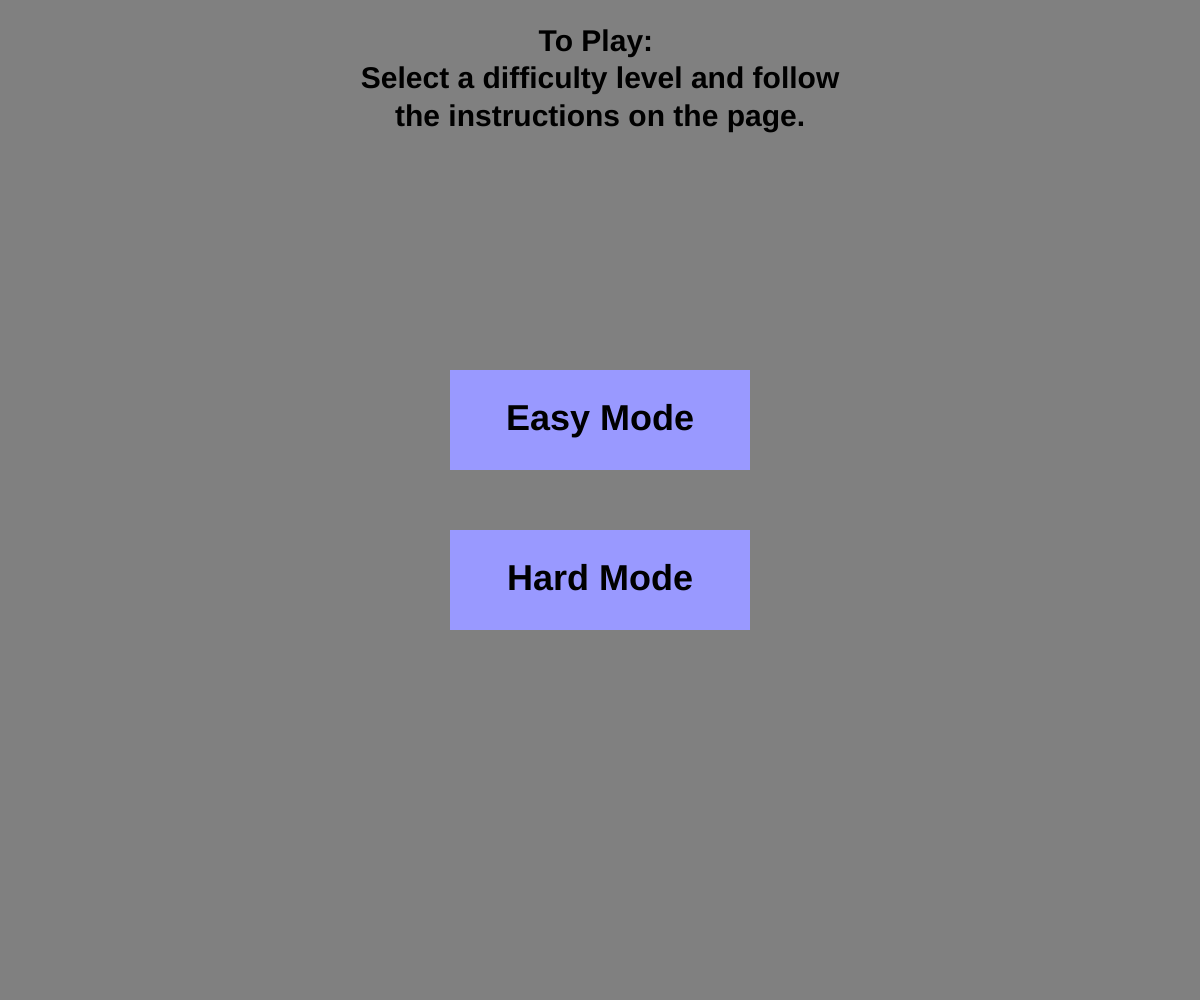
Frame 1 (no input)
Frame 60 (no input): identical to frame 1, image omitted
Frame 120 (the mouse pressed at the canvas centre since frame 60): identical to frame 1, image omitted

The p5.js sketch that drew this single still picture (run headless with seeded random() and noise() and a simulated clock; from frame 60 on, the mouse is pressed at the canvas centre):

// p5.js sketch
// ── sketch.js
// State Variables Assignment
// Catherine Liu
// March 16, 2018

let state;
let red = [255, 0, 0, ];
let green = [0, 179, 0, ];
let blue = [26, 26, 255, ];
let yellow = [255, 255, 0, ];

let arrayCounter = -1;
let orderCounter = 0;

let blockColours = [red, green, blue, yellow, ];

let squareOrder = [];

let userArray = [];

let runOrder = false;

let userTry = false;

let checkAnswer = false;

let isShuffled = false;

let match = true;


function setup() {
  createCanvas(windowWidth, windowHeight);
  state = 1;

}

function draw() {
  if (state === 1) {
    background(128, 128, 128);
    startScreen();

    runOrder = false;
    userTry = false;
    checkAnswer = false;
    match = true;
    isShuffled = false;

    userArray = [];
    squareOrder = [];

  }

  else if (state === 2) {

    playMode();
    returnToStart();
    if (runOrder === true) {
      if (isShuffled === false) {
        squareOrder = [1, 2, 3, 4, ];
        squareOrder = shuffle(squareOrder);
        isShuffled = true;
      }
      squareOrderFnc(squareOrder);
    }
  }

  else if (state === 3) {
    playMode();
    returnToStart();

    if (runOrder === true) {
      if (isShuffled === false) {
        let firstHalf = shuffle([1, 2, 3, 4, ]);
        let secondHalf = shuffle([1, 2, 3, 4, ]);
        while (firstHalf[3] === secondHalf[0]) {
          firstHalf = shuffle([1, 2, 3, 4, ]);
        }
        squareOrder = concat(firstHalf, secondHalf);
        isShuffled = true;
      }
      squareOrderFnc(squareOrder);
    }
  }

  if (userTry === true) {
    userSelection(userArray);

  }
  if (checkAnswer === true) {
    isUserCorrect(squareOrder, userArray);
  }

}



function startScreen() {
  //Easy mode button
  easyButton();
  hardButton();
  gameInstructions();

}

function easyButton() {
  let buttonWidth = 300;
  let buttonHeight = 100;
  let leftSide = width / 2 - buttonWidth / 2;
  let topSide = height / 2 - buttonHeight / 2 - 80;
  let rightSide = leftSide + buttonWidth;
  let bottomSide = topSide + buttonHeight;

  fill(153, 153, 255);
  if (mouseX >= leftSide && mouseX <= rightSide && mouseY >= topSide && mouseY <= bottomSide) {
    fill(179, 102, 255);
    if (mouseIsPressed) {
      state = 2;
    }
  }

  noStroke();
  rect(leftSide, topSide, buttonWidth, buttonHeight);

  textStyle(BOLD);
  textSize(36);
  textAlign(CENTER, CENTER);
  fill(0);
  text("Easy Mode", leftSide + 0.5 * buttonWidth, topSide + 0.5 * buttonHeight);
}


function hardButton() {
  let buttonWidth = 300;
  let buttonHeight = 100;
  let leftSide = width / 2 - buttonWidth / 2;
  let topSide = height / 2 - buttonHeight / 2 + 80;
  let rightSide = leftSide + buttonWidth;
  let bottomSide = topSide + buttonHeight;

  fill(153, 153, 255);
  if (mouseX >= leftSide && mouseX <= rightSide && mouseY >= topSide && mouseY <= bottomSide) {
    fill(179, 102, 255);
    if (mouseIsPressed) {
      state = 3;
    }
  }

  noStroke();
  rect(leftSide, topSide, buttonWidth, buttonHeight);

  textStyle(BOLD);
  textSize(36);
  textAlign(CENTER, CENTER);
  fill(0);
  text("Hard Mode", leftSide + 0.5 * buttonWidth, topSide + 0.5 * buttonHeight);
}

function gameInstructions() {
  let instructions = "To Play: \n Select a difficulty level and follow \n the instructions on the page. ";

  textStyle(BOLD);
  textSize(30);
  textAlign(CENTER);
  text(instructions, width / 2, 80);
}

function basicDesign() {
  let squareNumber = 0;

  for (let i = width / 2 - 100; i < (width / 2) + 30; i += 120) {
    for (let j = height / 2 - 100; j < (height / 2) + 30; j += 120) {
      fill(blockColours[squareNumber][0], blockColours[squareNumber][1], blockColours[squareNumber][2]);
      rect(i, j, 100, 100);
      squareNumber += 1;

    }
  }
}


function playMode() {
  background(0);

  basicDesign();

}

function keyPressed() {
  if (key === " ") {
    runOrder = true;
    return false;
  }
}


function squareOrderFnc (array) {

  if (orderCounter % 60 === 0) {
    arrayCounter += 1;
  }


  if (array[arrayCounter] === 1) {
    //red tint
    fill(255, 179, 179);
    rect(width/2 - 100, height/2 - 100, 100, 100);
  }
  else if (array[arrayCounter] === 2) {
    //green tint
    fill(179, 255, 179);
    rect(width/2 - 100, height/2 + 20, 100, 100);
  }
  else if (array[arrayCounter] === 3) {
    //blue tint
    fill(179, 179, 255);
    rect(width/2 + 20, height/2 - 100, 100, 100);
  }
  else if (array[arrayCounter] === 4) {
    //yellow tint
    fill(255, 255, 204);
    rect(width/2 + 20, height/2 + 20, 100, 100);
  }
  if (arrayCounter < array.length) {
    orderCounter += 1;
  }

  else {
    userTry = true;
  }
}



function returnToStart() {
  let buttonWidth = 100;
  let buttonHeight = 30;
  let leftSide = width - (buttonWidth + 30);
  let topSide = 30 - buttonHeight / 2;
  let rightSide = leftSide + buttonWidth;
  let bottomSide = topSide + buttonHeight;

  fill(204, 102, 153);
  if (mouseX >= leftSide && mouseX <= rightSide && mouseY >= topSide && mouseY <= bottomSide) {
    fill(223, 159, 191);
    if (mouseIsPressed) {
      state = 1;
      orderCounter = 0;
      arrayCounter = -1;
      runOrder = false;
    }
  }

  noStroke();
  rect(leftSide, topSide, buttonWidth, buttonHeight);

  textStyle(BOLD);
  textSize(16);
  textAlign(CENTER, CENTER);
  fill(0);
  text("Return", leftSide + 0.5 * buttonWidth, topSide + 0.5 * buttonHeight);
}


function userSelection (userArray) {
  if (mouseX >= (width/2 - 100) && mouseX <= width/2) {
    if (mouseY >= (height/2 - 100) && mouseY <= height/2) {
      fill(255, 179, 179); //red
      rect(width/2 - 100, height/2 - 100, 100, 100);
      if (mouseIsPressed) {
        userArray.push(1);
        mouseIsPressed = false;
      }
    }
  }

  if (mouseX >= (width/2 - 100) && mouseX <= width/2) {
    if (mouseY >= (height/2 + 20) && mouseY <= height/2 + 120) {
      fill(179, 255, 179); //green
      rect(width/2 - 100, height/2 + 20, 100, 100);
      if (mouseIsPressed) {
        userArray.push(2);
        mouseIsPressed = false;
      }
    }
  }
  if (mouseX >= (width/2 + 20) && mouseX <= width/2 + 120) {
    if (mouseY >= (height/2 - 100) && mouseY <= height/2) {
      fill(179, 179, 255); //blue
      rect(width/2 + 20, height/2 - 100, 100, 100);
      if (mouseIsPressed) {
        userArray.push(3);
        mouseIsPressed = false;
      }
    }
  }
  if (mouseX >= (width/2 + 20) && mouseX <= width/2 + 120) {
    if (mouseY >= (height/2 + 20) && mouseY <= height/2 + 120) {
      fill(255, 255, 204); //yellow
      rect(width/2 + 20, height/2 + 20, 100, 100);
      if (mouseIsPressed) {
        userArray.push(4);
        mouseIsPressed = false;
      }
    }
  }

  if (userArray.length === squareOrder.length) {
    checkAnswer = true;
    userTry = false;
  }
}

function isUserCorrect (computerArray, userArray) {
  for (let i = 0; i < computerArray.length; i++) {
    if (!(computerArray[i] === userArray[i])) {
      match = false;
    }
  }

  textSize(30);
  fill(255);
  textAlign(CENTER, CENTER);



  if (match) {
    text("Correct!", width/2 + 10, height/5);
  }
  else {
    text("You're Bad!", width/2 + 10, height/5);
  }
}
